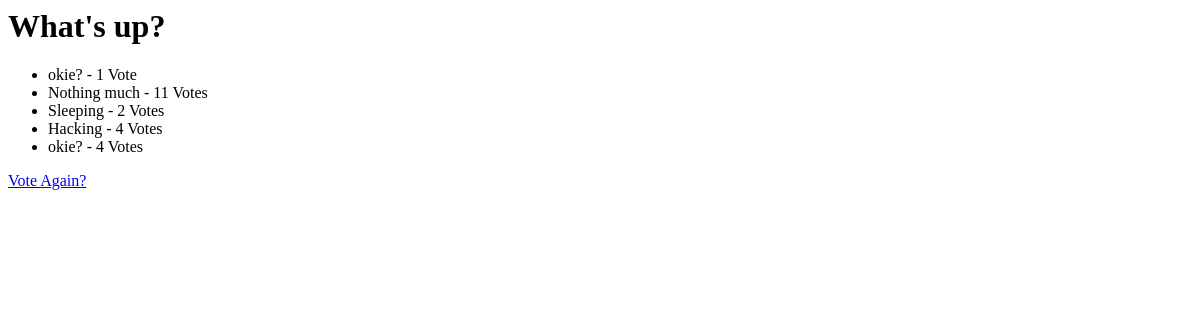
Before: /demsite/6/results/ with the older database file.
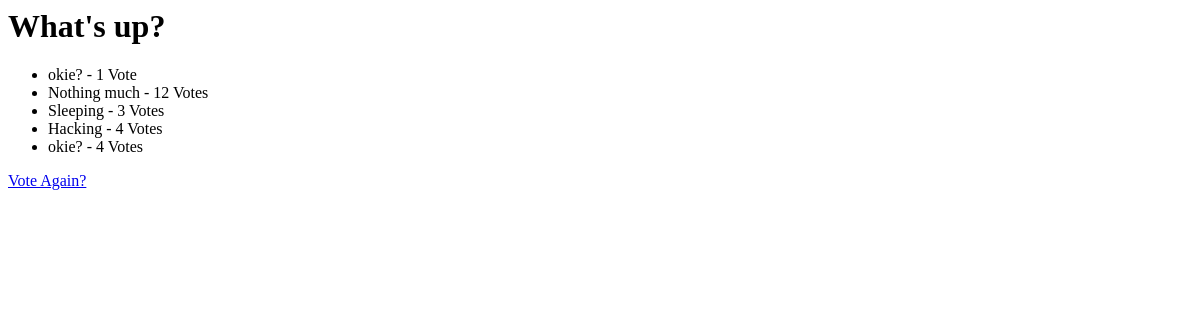
After: the same page with the newer database file.
### demsite/models.py (models this page shows, shortened)
class Choice(models.Model):
    question = models.ForeignKey(Question, on_delete=models.CASCADE)
    choice_text = models.CharField(max_length=200)
    votes = models.IntegerField(default=0)

### demsite/views.py (the view)
# urls.py: path('<int:pk>/results/', views.ResultsView.as_view(), name='results'),
class ResultsView(generic.DetailView):
    model = Question
    template_name = 'demsite/results.html'

### demsite/templates/demsite/results.html
<h1>{{ question.question_text }}</h1>
<ul>
    {% for choice in question.choice_set.all %}
    <li>
        {{choice.choice_text}} - {{ choice.votes }} Vote{{ choice.votes | pluralize }}
    </li>
    {% endfor %}
</ul>
<a class="btn btn-default" href="{% url 'demsite:detail' question.id %}">Vote Again?</a>

Changed rows visible on the page:
changed Choice "Nothing much": votes "11" → "12"
changed Choice "Sleeping": votes "2" → "3"
